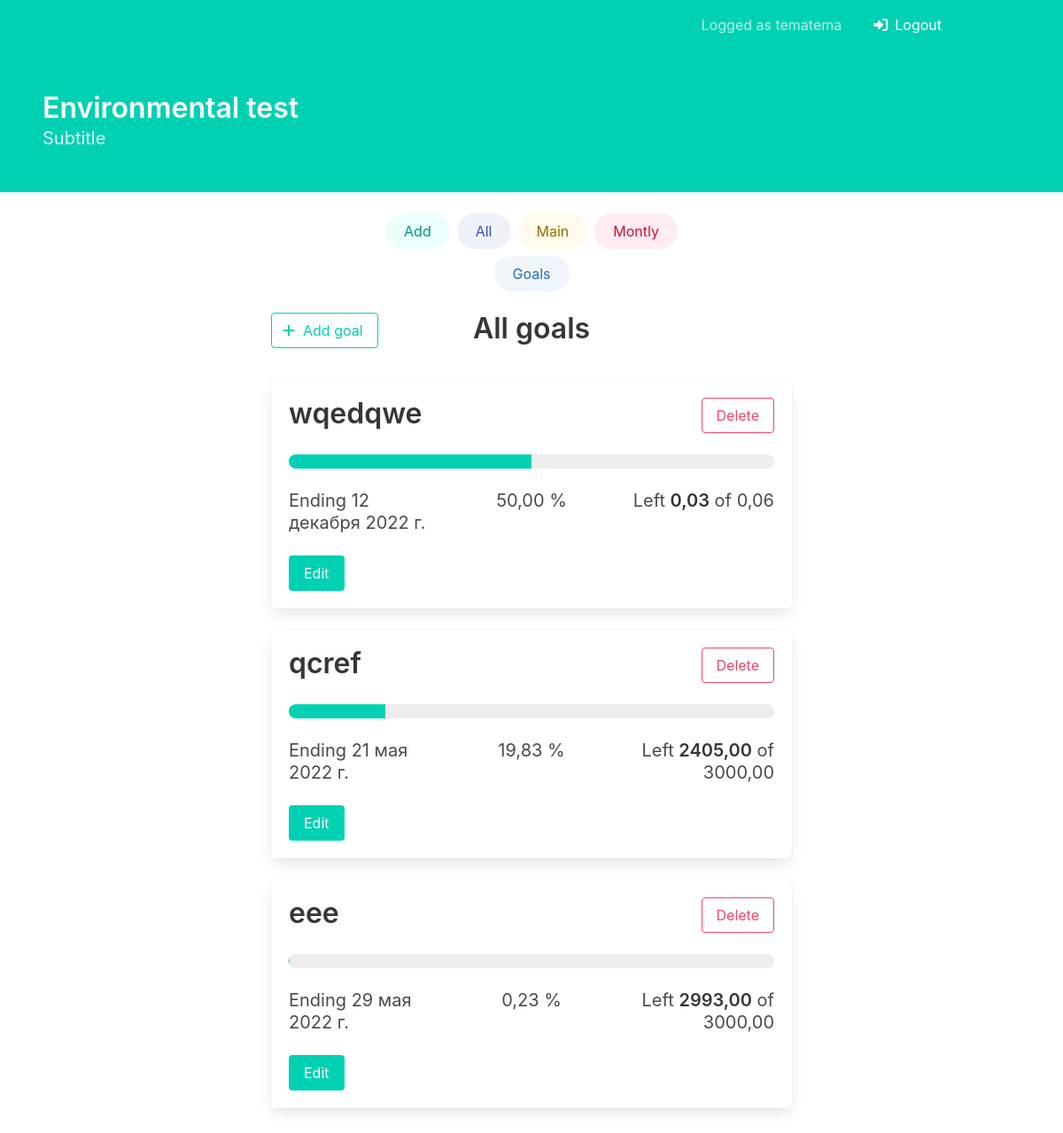
/goals/ (signed in), run on the app's committed database.
### goals/models.py (models this page shows, shortened)
class Goals(models.Model):
    name = models.CharField(max_length=50)
    current_date = models.DateField(default=timezone.now)
    current_value = models.DecimalField(max_digits=13, decimal_places=2, default=Decimal(00.00))
    current_percent = models.DecimalField(max_digits=4, decimal_places=2, default=Decimal(00.00))
    goal_date = models.DateField()
    goal_value = models.DecimalField(max_digits=13, decimal_places=2)
    def left(self):
        return self.goal_value - self.current_value

### goals/views.py (the view)
# urls.py: path('', views.view_all_goals, name='view_all_goals'),
@login_required
def view_all_goals(request):
    all_goals = Goals.objects.all()
    return render(request, 'all_goals.html', {'date': CURRENT_DATE,
                                              'goals': all_goals})

### goals/templates/all_goals.html (shortened to what this page needs)
{% extends 'base.html' %}
{% block content %}
    <div class="columns">
        <div class="column">
            <form method="get" action={% url 'add_goal' %}>
                <button class="button is-primary is-outlined">
                    <span class="icon">
                        <i class="fa-solid fa-plus"></i>
                    </span>
                    <span>Add goal</span>
                </button>
            </form>
        </div>
        <div class="column has-text-centered">
            <h1 class="title">All goals</h1>
        </div>
        <div class="column">
        </div>
    </div>
    {% for goal in goals %}
        <div class="box">
            <div class="columns">
                <div class="column">
                    <div class="field">
                        <h1 class="title">
                            {{ goal.name }}
                        </h1>
                    </div>
                </div>
                <div class="column" style="text-align:right;">
                    <form method="get" action={% url 'delete_goal' goal.id %}>
                        <button class="button is-danger is-outlined">Delete</button>
                    </form>
                </div>
            </div>
            <progress class="progress is-primary"
                      value="{{ goal.current_percent|floatformat:"2u" }}"
                      max="100"></progress>
            <div class="columns">
                <div class="column">
                    <h2 class="subtitle">Ending {{ goal.goal_date }}</h2>
                </div>
                <div class="column has-text-centered">
                    <h2 class="subtitle">{{ goal.current_percent }} %</h2>
                </div>
                <div class="column" style="text-align:right;">
                    <h2 class="subtitle">
                        Left <strong>{{ goal.left }}</strong> of {{ goal.goal_value }}
                    </h2>
                </div>
            </div>
            <form method="get" action={% url 'view_goal' goal.id %}>
                <button class="button is-primary">Edit</button>
        </div>
    {% endfor %}
{% endblock content %}

### main/templates/base.html (shortened to what this page needs)
{% load static %}
<!DOCTYPE html>
<html>
    <head>
        <link rel="stylesheet"
              href="{% static 'css/bulma/bulma.css' %}"
              type="text/css">
        <link rel="stylesheet" href="{% static 'css/all.css' %}" type="text/css">
    </head>
    <body>
        <div class="block">
            <section class="hero is-primary">
                <div class="hero-head">
                    <nav class="navbar">
                        <div class="container">
                            <div id="navbarMenuHeroA" class="navbar-menu">
                                <div class="navbar-end">
                                    {% if user.is_authenticated %}
                                        <span class="navbar-item">Logged as {{ user }}</span>
                                        <span class="navbar-item">
                                            <form method="get" action={% url 'logout' %}>
                                                <button class="button is-primary">
                                                    <span class="icon">
                                                        <i class="fa-solid fa-right-to-bracket"></i>
                                                    </span>
                                                    <span>Logout</span>
                                                </button>
                                        </span>
                                    {% endif %}
                                </div>
                            </div>
                        </div>
                    </nav>
                </div>
                <div class="hero-body">
                    <p class="title">
                        Environmental test
                    </p>
                    <p class="subtitle">
                        {% block subtitle_hero %}
                            Subtitle
                        {% endblock subtitle_hero %}
                    </p>
                </div>
            </section>
        </div>
        {% block navigation %}
            <div class="columns">
                <div class="column"></div>
                <div class="column is-one-third">
                    <div class="buttons is-centered">
                        <form method="get" action={% url 'add_expense' %}>
                            <button class="button is-primary is-light is-rounded">Add</button>
                        </form>
                        <form method="get" action={% url 'view_all_expenses' %}>
                            <button class="button is-link is-light is-rounded">All</button>
                        <form method="get" action={% url 'index' %}>
                            <button class="button is-warning is-light is-rounded">Main</button>
                        <form method="get" action={% url 'view_month' date.year date.month %}>
                            <button class="button is-danger is-light is-rounded">Montly</button>
                        </form>
                        <form method="get" action={% url 'view_all_goals' %}>
                            <button class="button is-info is-light is-rounded">Goals</button>
                    </div>
                </div>
                <div class="column"></div>
            </div>
    {% endblock navigation %}
    <div class="columns is-mobile">
        <div class="column"></div>
        <div class="column is-three-quarters-mobile is-half-desktop">
            {% block content %}
            {% endblock content %}
        </div>
        <div class="column"></div>
    </div>
</body>
</html>

### data on the page
Goals: name "wqedqwe", goal_date "12 декабря 2022 г.", current_percent "50,00", left "0,03", goal_value "0,06"
Goals: name "qcref", goal_date "21 мая 2022 г.", current_percent "19,83", left "2405,00", goal_value "3000,00"
Goals: name "eee", goal_date "29 мая 2022 г.", current_percent "0,23", left "2993,00", goal_value "3000,00"

### other printed values
{{ user }} "tematema"
